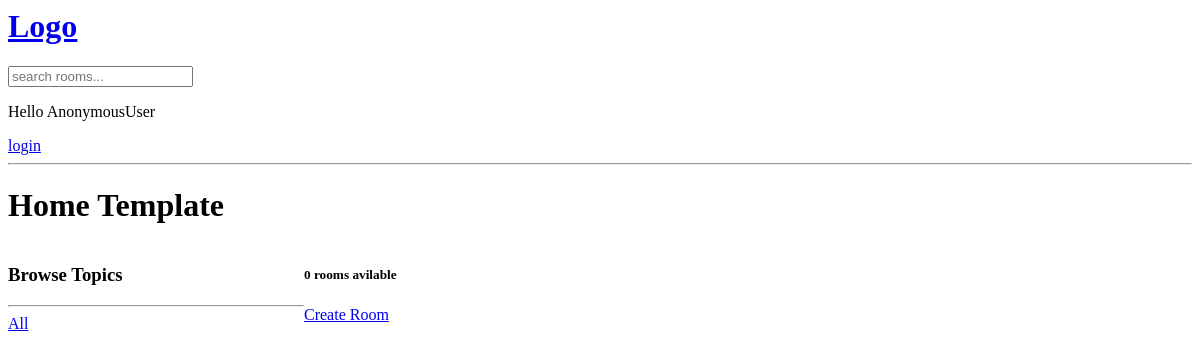
The app's page /?q=reactjs, older data.
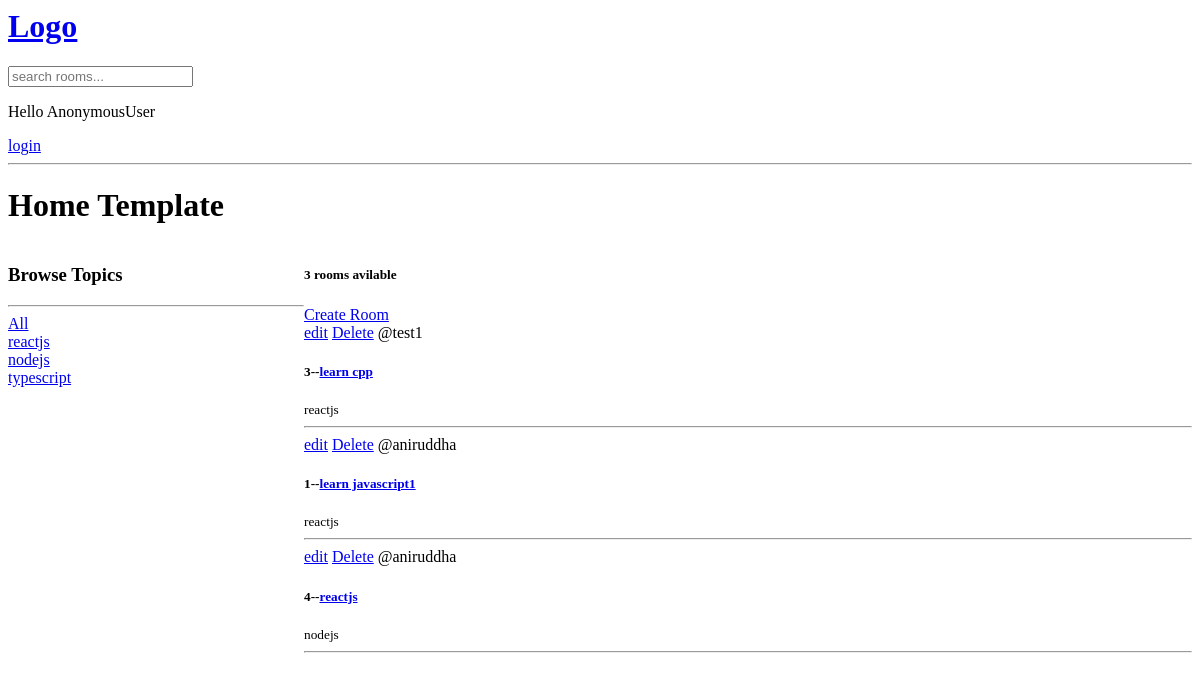
The same page, newer data.
### base/models.py (models this page shows, shortened)
class Topic(models.Model):
    name=models.CharField(max_length=200)

class Room(models.Model):
    host=models.ForeignKey(User,on_delete=models.SET_NULL,null=True)
    topic=models.ForeignKey(Topic,on_delete=models.SET_NULL,null=True)
    name=models.CharField(max_length=200)
    description=models.TextField(null=True,blank=True)
    participants=models.ManyToManyField(User,related_name='participants',blank=True)
    updated=models.DateTimeField(auto_now=True)
    created=models.DateTimeField(auto_now_add=True)
    class Meta:
        ordering=['-updated','-created']

### base/views.py (the view)
# urls.py: path('',views.home,name='home'),
def home(request):
    q=request.GET.get('q') if request.GET.get('q')!=None else ''
    rooms=Room.objects.filter(Q(topic__name__icontains=q)|Q(name__icontains=q)|Q(description__icontains=q))
    topics=Topic.objects.all()
    room_count=rooms.count()
    context={'rooms':rooms,'topics':topics,'room_count':room_count}
    return render(request,'base/home.html',context)

### base/templates/base/home.html (shortened to what this page needs)
{%extends 'main.html'%} {%block content%}
<h1>Home Template</h1>
<div class="home-container">
  <div>
    <h3>Browse Topics</h3>
    <hr />
    <div><a href="{%url 'home' %}">All</a></div>
    {%for topic in topics%}
    <div>
      <a href="{%url 'home'%}?q={{topic.name}}">{{topic.name}}</a>
    </div>
    {%endfor%}
  </div>
  <div>
    <h5>{{room_count}} rooms avilable</h5>
    <a href="{% url 'create-room' %}">Create Room</a>
    <div>
      {%for room in rooms%}
      <div>
        <a href="{%url 'update-room' room.id%}">edit</a>
        <a href="{%url 'delete-room' room.id%}">Delete</a>
        <span>@{{room.host.username}}</span>
        <h5>
          {{room.id}}--<a href="{% url 'room' room.id %}">{{room.name}}</a>
        </h5>
        <small>{{room.topic.name}}</small>
        <hr />
      </div>
      {%endfor%}
    </div>
  </div>
</div>
{%endblock%}

### templates/main.html (shortened to what this page needs)
<html lang="en">
  <head>
  </head>
  <body>
    {% include 'navbar.html' %}
    {% block content %} {%endblock%}
  </body>
</html>

### templates/navbar.html
<a href="/">
  <h1>Logo</h1>
</a>
<form method="GET" action="{%url 'home'%}">
  <input type="text" name="q" placeholder="search rooms..." />
</form>
<p>Hello {{request.user}}</p>
{% if request.user.is_authenticated%}
<a href="{%url 'logout'%}">Logout</a>
{%else%}
<a href="{%url 'login'%}">login</a>
{%endif%}
<hr />

### base/templates/base/home.html (style rules this page uses)
.home-container { display: grid; grid-template-columns: 1fr 3fr; }

Row changes from the older to the newer data that the page shows:
added Topic: name "reactjs"
added Topic: name "nodejs"
added Topic: name "typescript"
added Room: host.username "test1", id "3", name "learn cpp", topic.name "reactjs"
now on this page (row edited): Room: host.username "aniruddha", id "1", name "learn javascript1", topic.name "reactjs"
added Room: host.username "aniruddha", id "4", name "reactjs", topic.name "nodejs"
Text that changed along with them:
{{ room_count }}: "0" → "3"
